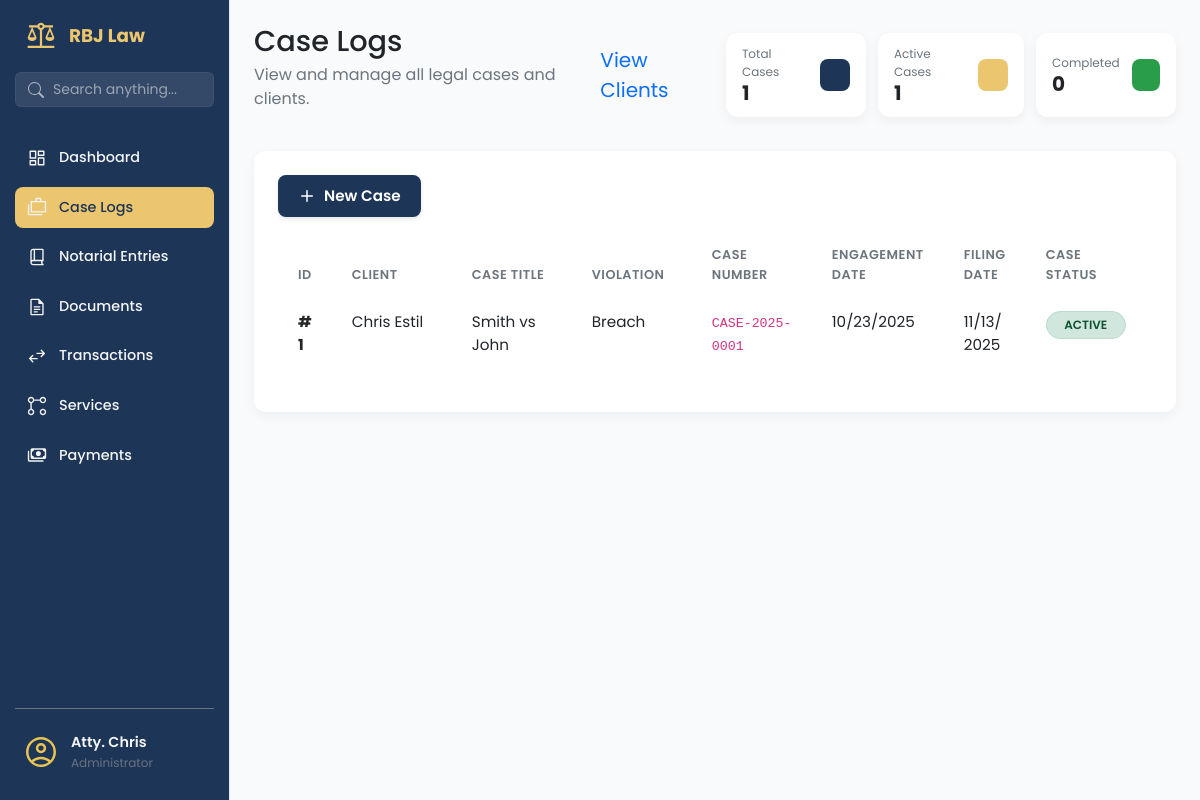
/cases/ (signed in), run on an earlier commit of the app's database.
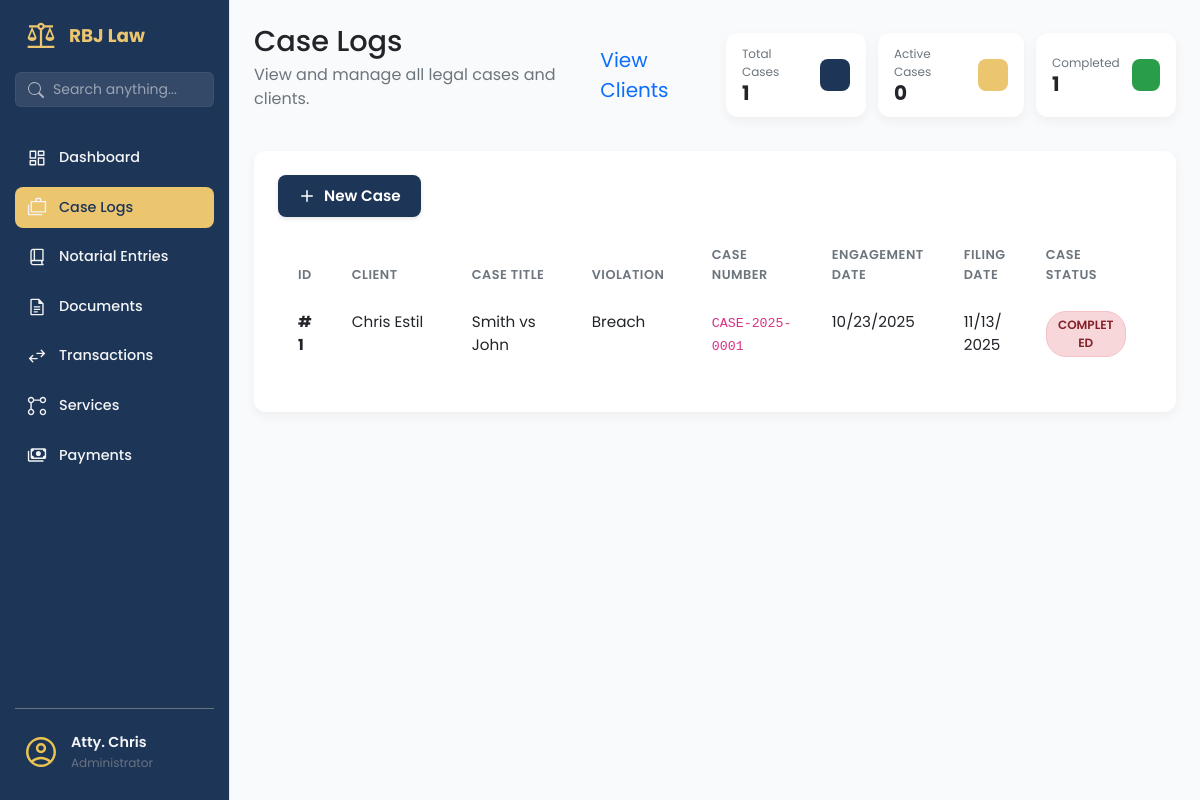
And on a later commit of the database.
### app/models/case_mdl.py (models this page shows, shortened)
class Case(db.Model):
    __tablename__ = 'cases'
    id = db.Column(db.Integer, primary_key=True)
    case_number = db.Column(db.String(100), unique=True, nullable=False)
    title = db.Column(db.String(255), nullable=False)
    case_category = db.Column(db.String(50), default='individual', nullable=False)  # 'individual' or 'corporate'
    case_type = db.Column(db.String(100), nullable=False)
    violation = db.Column(db.String(255), nullable=True)
    status = db.Column(db.String(50), default='active', nullable=False)
    engagement_date = db.Column(db.Date, nullable=False)
    filing_date = db.Column(db.Date, nullable=True)
    client_id = db.Column(db.Integer, db.ForeignKey('clients.id'), nullable=False)
    assigned_attorney_id = db.Column(db.Integer, db.ForeignKey('users.id'), nullable=True)
    created_at = db.Column(db.DateTime, default=datetime.utcnow)
    updated_at = db.Column(db.DateTime, default=datetime.utcnow, onupdate=datetime.utcnow)
    client = db.relationship('Client', backref='cases', lazy=True)
    assigned_attorney = db.relationship('User', backref='assigned_cases', lazy=True)

### app/models/client_mdl.py (models this page shows, shortened)
class Client(db.Model):
    __tablename__ = 'clients'
    id = db.Column(db.Integer, primary_key=True)
    client_first_name = db.Column(db.String(100), nullable=False)
    client_last_name = db.Column(db.String(100), nullable=False)
    client_address = db.Column(db.String(255), nullable=False)
    client_email = db.Column(db.String(120), nullable=False, unique=True)
    client_phone = db.Column(db.String(50))
    client_role = db.Column(db.String(50))
    notes = db.Column(db.Text)
    is_active = db.Column(db.Boolean, default=True, nullable=False)
    deleted_at = db.Column(db.DateTime, nullable=True)
    @property
    def full_name(self):
        return f"{self.client_first_name} {self.client_last_name}"

### app/routes/case_routes.py (the view)
@case_bp.route('/')
@login_required
def list_cases():
    cases = CaseService.get_all_cases()
    return render_template('cases/list.html', cases=cases)

### app/services/case_service.py (called while the page is built)
    @staticmethod
    def get_all_cases():
        return Case.query.order_by(Case.created_at.desc()).all()

### app/templates/cases/list.html (shortened to what the changed rows need)
{% extends "base.html" %}
{% block content %}
<main class="dashboard-content">
    <header class="dashboard-header">
        <div>
            <h1>Case Logs</h1>
        </div>
        <div style="display: flex; gap: 12px;">
            <div class="data-card data-card--sm">
                <div class="data-card__info">
                    <span class="data-card__title">Active Cases</span>
                    <span class="data-card__value">
                        {{ cases|selectattr('status', 'equalto', 'active')|list|length }}
                    </span>
                </div>
            </div>
            <div class="data-card data-card--sm">
                <div class="data-card__info">
                    <span class="data-card__title">Completed</span>
                    <span class="data-card__value">
                        {{ cases|selectattr('status', 'equalto', 'completed')|list|length }}
                    </span>
                </div>
            </div>
        </div>
    </header>
    <section class="dashboard-panels-bottom dashboard-panels-bottom--single">
        <div class="panel-card" style="width: 100%;">
            <div class="table-wrapper panel-card__body">
                <table class="table client-table">
                    <colgroup>
                    </colgroup>
                    <thead>
                        <tr>
                            <th data-sort-key="id">ID</th>
                            <th data-sort-key="client">Client</th>
                            <th data-sort-key="case-title">Case Title</th>
                            <th data-sort-key="violation">Violation</th>
                            <th data-sort-key="case-number">Case Number</th>
                            <th data-sort-key="engagement-date">Engagement Date</th>
                            <th data-sort-key="filing-date">Filing Date</th>
                            <th data-sort-key="status">Case Status</th>
                            <th>Actions</th>
                        </tr>
                    </thead>
                    <tbody>
                        {% for case in cases %}
                        <tr>
                            <td><strong>#{{ case.id }}</strong></td>
                            <td>
                                {% if case.client %}
                                {{ case.client.full_name }}
                                {% else %}
                                <span class="text-muted">No Client</span>
                                {% endif %}
                            </td>
                            <td>{{ case.title }}</td>
                            <td>{{ case.violation or 'N/A' }}</td>
                            <td><code>{{ case.case_number }}</code></td>
                            <td>{{ case.engagement_date.strftime('%m/%d/%Y') }}</td>
                            <td>
                                {% if case.filing_date %}
                                {{ case.filing_date.strftime('%m/%d/%Y') }}
                                {% else %}
                                <span class="text-muted">Not filed</span>
                                {% endif %}
                            </td>
                            <td>
                                <span class="status-tag status-tag--{{ case.status }}">
                                    {{ case.status|title }}
                                </span>
                            </td>
                            <td>
                            </td>
                        </tr>
                        {% endfor %}
                    </tbody>
                </table>
            </div>
        </div>
    </section>
</main>
{% endblock %}

What changed in the data, as far as the page shows it:
changed Case "Smith vs John": status "ACTIVE" → "COMPLETED"
Also different on the page:
{{ cases|selectattr('status', 'equalto', 'active')|list|length }}: "1" → "0"
{{ cases|selectattr('status', 'equalto', 'completed')|list|length }}: "0" → "1"
